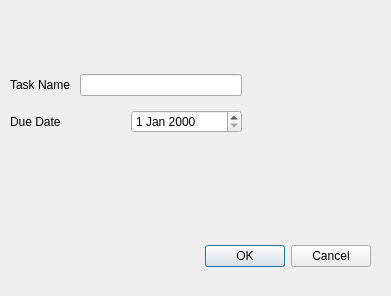
<?xml version="1.0" encoding="UTF-8"?>
<ui version="4.0">
 <class>AddTask</class>
 <widget class="QDialog" name="AddTask">
  <property name="geometry">
   <rect>
    <x>0</x>
    <y>0</y>
    <width>391</width>
    <height>296</height>
   </rect>
  </property>
  <property name="sizePolicy">
   <sizepolicy hsizetype="Expanding" vsizetype="Expanding">
    <horstretch>0</horstretch>
    <verstretch>0</verstretch>
   </sizepolicy>
  </property>
  <property name="windowTitle">
   <string>Add Task</string>
  </property>
  <widget class="QDialogButtonBox" name="buttonBox">
   <property name="enabled">
    <bool>true</bool>
   </property>
   <property name="geometry">
    <rect>
     <x>30</x>
     <y>240</y>
     <width>341</width>
     <height>32</height>
    </rect>
   </property>
   <property name="orientation">
    <enum>Qt::Orientation::Horizontal</enum>
   </property>
   <property name="standardButtons">
    <set>QDialogButtonBox::StandardButton::Cancel|QDialogButtonBox::StandardButton::Ok</set>
   </property>
  </widget>
  <widget class="QWidget" name="layoutWidget">
   <property name="geometry">
    <rect>
     <x>10</x>
     <y>70</y>
     <width>232</width>
     <height>68</height>
    </rect>
   </property>
   <layout class="QVBoxLayout" name="verticalLayout">
    <property name="spacing">
     <number>10</number>
    </property>
    <item>
     <layout class="QHBoxLayout" name="horizontalLayout">
      <item>
       <widget class="QLabel" name="label">
        <property name="text">
         <string>Task Name</string>
        </property>
       </widget>
      </item>
      <item>
       <widget class="QLineEdit" name="task_name"/>
      </item>
     </layout>
    </item>
    <item>
     <layout class="QHBoxLayout" name="horizontalLayout_2">
      <item>
       <widget class="QLabel" name="label_2">
        <property name="text">
         <string>Due Date</string>
        </property>
       </widget>
      </item>
      <item>
       <widget class="QDateEdit" name="due_date"/>
      </item>
     </layout>
    </item>
   </layout>
  </widget>
 </widget>
 <resources/>
 <connections>
  <connection>
   <sender>buttonBox</sender>
   <signal>accepted()</signal>
   <receiver>AddTask</receiver>
   <slot>accept()</slot>
   <hints>
    <hint type="sourcelabel">
     <x>248</x>
     <y>254</y>
    </hint>
    <hint type="destinationlabel">
     <x>157</x>
     <y>274</y>
    </hint>
   </hints>
  </connection>
  <connection>
   <sender>buttonBox</sender>
   <signal>rejected()</signal>
   <receiver>AddTask</receiver>
   <slot>reject()</slot>
   <hints>
    <hint type="sourcelabel">
     <x>316</x>
     <y>260</y>
    </hint>
    <hint type="destinationlabel">
     <x>286</x>
     <y>274</y>
    </hint>
   </hints>
  </connection>
 </connections>
</ui>
